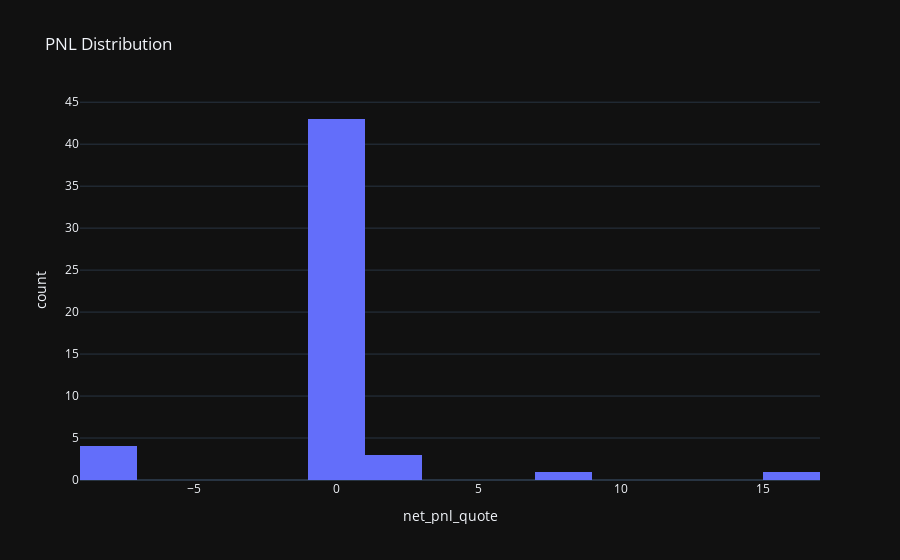

This figure's notebook cell:
### Markdown cell above
### Histogram of PNL Distribution
The histogram displays the distribution of PNL values across all trades. It helps in understanding the frequency and range of profit and loss outcomes.

### Code cell
fig = px.histogram(executors_df, x='net_pnl_quote', title='PNL Distribution')
fig.show()

### Figure 1 — Plotly figure (JSON) as saved in the notebook; plotly's stock layout.template omitted (floating-point values rounded to 4 significant figures)
{"data": [{"alignmentgroup": "True", "bingroup": "x", "hovertemplate": "net_pnl_quote=%{x}<br>count=%{y}<extra></extra>", "legendgroup": "", "marker": {"color": "#636efa", "pattern": {"shape": ""}}, "name": "", "offsetgroup": "", "orientation": "v", "showlegend": false, "x": [0.0, -7.612, 2.361, 0.0, 0.0, 0.0, 0.0, 0.0, -7.015, 0.0, 0.0, 0.0, 0.0, 0.0, 0.0, 0.0, 0.0, 2.212, 0.0, 0.0, -7.097, 0.0, 0.0, 0.0, 0.0, 0.0, 0.0, 7.085, 0.0, 0.0, 0.0, 0.0, 0.0, 0.0, 0.0, 0.0, 0.0, 0.0, 0.0, 0.0, -7.854, 0.0, 0.0, 0.0, 0.0, 0.0, 15.83, 0.0, 0.0, 0.0, 1.364, 0.1282], "xaxis": "x", "yaxis": "y", "type": "histogram"}], "layout": {"xaxis": {"anchor": "y", "domain": [0.0, 1.0], "title": {"text": "net_pnl_quote"}}, "yaxis": {"anchor": "x", "domain": [0.0, 1.0], "title": {"text": "count"}}, "legend": {"tracegroupgap": 0}, "title": {"text": "PNL Distribution"}, "barmode": "relative"}}
